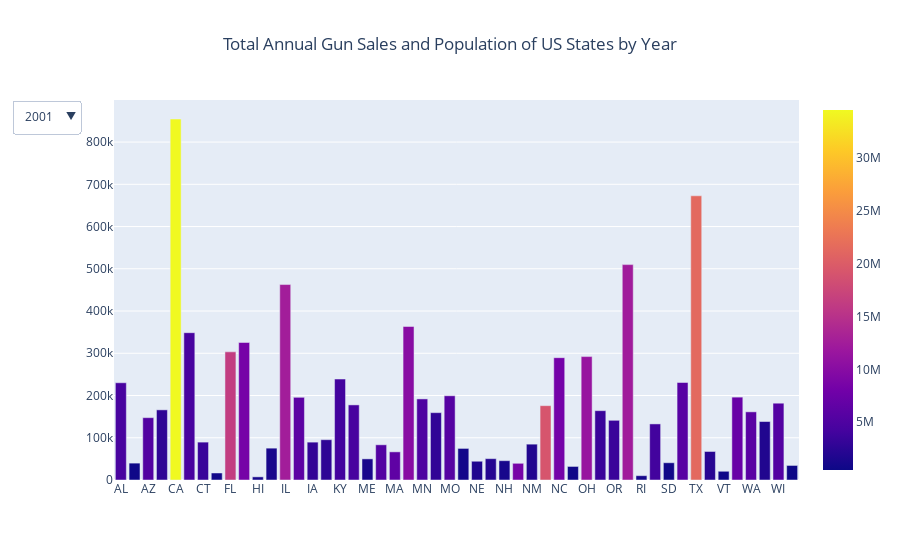

Notebook code cell kept with this figure:
### Markdown cell above
## Total Annual Gun Sales and Population of US States by Year Dropdown Menu

### Code cell
# bar plot for the guns sales per year by state
import plotly.express as px
import plotly.graph_objects as go

# We have a list for every day
# In your case will be gropuby('RuleName')
# here for every element d
# d[0] is the name(key) and d[1] is the dataframe
dfs = list(ann_sales_pop_bystate.groupby("year"))

first_title = dfs[0][0]
traces = []
buttons = []
for i,d in enumerate(dfs):
    visible = [False] * len(dfs)
    visible[i] = True
    name = d[0]
    traces.append(px.bar(d[1], x = 'code', y = 'totals', color = 'population', labels=dict(x="Fruit", y="Amount", color="Place"), height= 800).update_traces(visible=True if i==0 else False).data[0])
        # px.treemap(d[1],
        #            path=['year', 'code', ],
        #            values='population').update_traces(visible=True if i==0 else False).data[0]
        
  
    buttons.append(dict(label=name,
                        method="update",
                        args=[{"visible":visible},
                              {"title":f"{name}"}]))

updatemenus = [{'active':0, "buttons":buttons}]

fig = go.Figure(data=traces,
                 layout=dict(updatemenus=updatemenus))
fig.update_layout(title=first_title, title_x=0.5, title_text = 'Total Annual Gun Sales and Population of US States by Year ')
fig.show()
# uncomment to export the html file in local directory
# import plotly.io as pio
# pio.write_html(fig, file='Barplot_Annual_Gun_Sales_Population.html', auto_open=False)

### Figure 1 — Plotly figure (JSON) as saved in the notebook; plotly's stock layout.template omitted (floating-point values rounded to 4 significant figures)
{"data": [{"alignmentgroup": "True", "hovertemplate": "code=%{x}<br>totals=%{y}<br>population=%{marker.color}<extra></extra>", "legendgroup": "", "marker": {"color": [4467634, 633714, 5273477, 2691571, 34479458, 4425687, 3432835, 795699, 16356966, 8377038, 1225948, 1319962, 12488445, 6127760, 2931997, 2702162, 4068132, 4477875, 1285692, 5374691, 6397634, 9991120, 4982796, 2852994, 5641142, 906961, 1719836, 2098399, 1255517, 8492671, 1831690, 19082838, 8210122, 639062, 11387404, 3467100, 3467937, 12298970, 1057142, 4064995, 757972, 5750789, 21319622, 2283715, 612223, 7198362, 5985722, 1801481, 5406835, 494657], "coloraxis": "coloraxis"}, "name": "", "offsetgroup": "", "orientation": "v", "showlegend": false, "textposition": "auto", "type": "bar", "visible": true, "x": ["AL", "AK", "AZ", "AR", "CA", "CO", "CT", "DE", "FL", "GA", "HI", "ID", "IL", "IN", "IA", "KS", "KY", "LA", "ME", "MD", "MA", "MI", "MN", "MS", "MO", "MT", "NE", "NV", "NH", "NJ", "NM", "NY", "NC", "ND", "OH", "OK", "OR", "PA", "RI", "SC", "SD", "TN", "TX", "UT", "VT", "VA", "WA", "WV", "WI", "WY"], "xaxis": "x", "y": [230187, 39959, 147582, 166062, 854569, 348696, 89689, 16619, 303396, 325521, 7464, 75400, 462702, 195780, 89658, 95408, 238996, 177775, 50019, 83347, 66635, 363424, 191935, 159421, 199470, 74752, 44401, 50549, 45727, 39527, 84874, 175967, 289571, 32105, 292159, 164126, 141295, 509881, 10233, 132781, 40861, 230779, 672746, 67518, 20657, 196181, 161380, 138421, 181798, 34454], "yaxis": "y"}, {"alignmentgroup": "True", "hovertemplate": "code=%{x}<br>totals=%{y}<br>population=%{marker.color}<extra></extra>", "legendgroup": "", "marker": {"color": [4480089, 642337, 5396255, 2705927, 34871843, 4490406, 3458749, 806169, 16689370, 8508256, 1239613, 1340372, 12525556, 6155967, 2934234, 2713535, 4089875, 4497267, 1295960, 5440389, 6417206, 10015710, 5018935, 2858681, 5674825, 911667, 1728292, 2173791, 1269089, 8552643, 1855309, 19137800, 8326201, 638168, 11407889, 3489080, 3513424, 12331031, 1065995, 4107795, 760020, 5795918, 21690325, 2324815, 615442, 7286873, 6052349, 1805414, 5445162, 500017], "coloraxis": "coloraxis"}, "name": "", "offsetgroup": "", "orientation": "v", "showlegend": false, "textposition": "auto", "type": "bar", "visible": false, "x": ["AL", "AK", "AZ", "AR", "CA", "CO", "CT", "DE", "FL", "GA", "HI", "ID", "IL", "IN", "IA", "KS", "KY", "LA", "ME", "MD", "MA", "MI", "MN", "MS", "MO", "MT", "NE", "NV", "NH", "NJ", "NM", "NY", "NC", "ND", "OH", "OK", "OR", "PA", "RI", "SC", "SD", "TN", "TX", "UT", "VT", "VA", "WA", "WV", "WI", "WY"], "xaxis": "x", "y": [221008, 36793, 142260, 153424, 684390, 183754, 93598, 16388, 288848, 285201, 7807, 74062, 446138, 188235, 90358, 94110, 229423, 169580, 49922, 78764, 94824, 353540, 192392, 149948, 197990, 76322, 43177, 47155, 49666, 43318, 80057, 160927, 268916, 31339, 297033, 159489, 137513, 567702, 9521, 121976, 44282, 223048, 664745, 61710, 20483, 191789, 193439, 134846, 173779, 33585], "yaxis": "y"}, {"alignmentgroup": "True", "hovertemplate": "code=%{x}<br>totals=%{y}<br>population=%{marker.color}<extra></extra>", "legendgroup": "", "marker": {"color": [4503491, 648414, 5510364, 2724816, 35253159, 4528732, 3484336, 818003, 17004085, 8622793, 1251154, 1363380, 12556006, 6196638, 2941999, 2723004, 4117170, 4521042, 1306513, 5496269, 6422565, 10041152, 5053572, 2868312, 5709403, 919630, 1738643, 2248850, 1279840, 8601402, 1877574, 19175939, 8422501, 638817, 11434788, 3504892, 3547376, 12374658, 1071342, 4150297, 763729, 5847812, 22030931, 2360137, 617858, 7366977, 6104115, 1812295, 5479203, 503453], "coloraxis": "coloraxis"}, "name": "", "offsetgroup": "", "orientation": "v", "showlegend": false, "textposition": "auto", "type": "bar", "visible": false, "x": ["AL", "AK", "AZ", "AR", "CA", "CO", "CT", "DE", "FL", "GA", "HI", "ID", "IL", "IN", "IA", "KS", "KY", "LA", "ME", "MD", "MA", "MI", "MN", "MS", "MO", "MT", "NE", "NV", "NH", "NJ", "NM", "NY", "NC", "ND", "OH", "OK", "OR", "PA", "RI", "SC", "SD", "TN", "TX", "UT", "VT", "VA", "WA", "WV", "WI", "WY"], "xaxis": "x", "y": [225479, 37059, 145719, 150249, 524431, 181257, 100567, 16361, 298181, 282218, 7439, 74669, 515917, 183853, 95127, 97365, 226869, 175693, 50897, 78270, 131395, 342161, 229728, 150877, 202865, 80786, 44758, 49432, 54724, 41733, 79140, 150831, 264488, 33393, 298632, 167551, 142960, 515896, 9660, 121352, 47683, 219783, 688275, 70507, 19971, 200270, 213916, 131777, 188594, 33184], "yaxis": "y"}, {"alignmentgroup": "True", "hovertemplate": "code=%{x}<br>totals=%{y}<br>population=%{marker.color}<extra></extra>", "legendgroup": "", "marker": {"color": [4530729, 659286, 5652404, 2749686, 35574576, 4575013, 3496094, 830803, 17415318, 8769252, 1273569, 1391802, 12589773, 6233007, 2953635, 2734373, 4146101, 4552238, 1313688, 5546935, 6412281, 10055315, 5087713, 2889010, 5747741, 930009, 1749370, 2346222, 1290121, 8634561, 1903808, 19171567, 8553152, 644705, 11452251, 3525233, 3569463, 12410722, 1074579, 4210921, 770396, 5910809, 22394023, 2401580, 619920, 7475575, 6178645, 1816438, 5514026, 509106], "coloraxis": "coloraxis"}, "name": "", "offsetgroup": "", "orientation": "v", "showlegend": false, "textposition": "auto", "type": "bar", "visible": false, "x": ["AL", "AK", "AZ", "AR", "CA", "CO", "CT", "DE", "FL", "GA", "HI", "ID", "IL", "IN", "IA", "KS", "KY", "LA", "ME", "MD", "MA", "MI", "MN", "MS", "MO", "MT", "NE", "NV", "NH", "NJ", "NM", "NY", "NC", "ND", "OH", "OK", "OR", "PA", "RI", "SC", "SD", "TN", "TX", "UT", "VT", "VA", "WA", "WV", "WI", "WY"], "xaxis": "x", "y": [229997, 40504, 155719, 158366, 548843, 194191, 100916, 16424, 318024, 232203, 7298, 75553, 590417, 176520, 98517, 99007, 234974, 172421, 52665, 77481, 112996, 342418, 227846, 152294, 209316, 83545, 48436, 54754, 56791, 37376, 81546, 160222, 276480, 34690, 327040, 173188, 149688, 504813, 10054, 124153, 50323, 229401, 672995, 79967, 19490, 213062, 203432, 132846, 187097, 35427], "yaxis": "y"}, {"alignmentgroup": "True", "hovertemplate": "code=%{x}<br>totals=%{y}<br>population=%{marker.color}<extra></extra>", "legendgroup": "", "marker": {"color": [4569805, 666946, 5839077, 2781097, 35827943, 4631888, 3506956, 845150, 17842038, 8925922, 1292729, 1428241, 12609903, 6278616, 2964454, 2745299, 4182742, 4576628, 1318787, 5592379, 6403290, 10051137, 5119598, 2905943, 5790300, 940102, 1761497, 2432143, 1298492, 8651974, 1932274, 19132610, 8705407, 646089, 11463320, 3548597, 3613202, 12449990, 1067916, 4270150, 775493, 5991057, 22778123, 2457719, 621215, 7577105, 6257305, 1820492, 5546166, 514157], "coloraxis": "coloraxis"}, "name": "", "offsetgroup": "", "orientation": "v", "showlegend": false, "textposition": "auto", "type": "bar", "visible": false, "x": ["AL", "AK", "AZ", "AR", "CA", "CO", "CT", "DE", "FL", "GA", "HI", "ID", "IL", "IN", "IA", "KS", "KY", "LA", "ME", "MD", "MA", "MI", "MN", "MS", "MO", "MT", "NE", "NV", "NH", "NJ", "NM", "NY", "NC", "ND", "OH", "OK", "OR", "PA", "RI", "SC", "SD", "TN", "TX", "UT", "VT", "VA", "WA", "WV", "WI", "WY"], "xaxis": "x", "y": [235873, 44514, 176649, 164001, 611022, 206287, 97599, 17121, 370645, 257815, 7575, 80343, 527134, 172249, 100344, 98311, 232589, 207954, 50319, 80947, 105347, 337035, 224165, 167713, 214241, 84060, 48172, 62727, 55761, 36582, 82051, 158781, 271527, 36000, 313159, 182031, 158045, 482977, 9649, 141811, 50768, 253450, 738793, 88981, 18607, 221725, 219559, 133667, 183013, 37911], "yaxis": "y"}, {"alignmentgroup": "True", "hovertemplate": "code=%{x}<br>totals=%{y}<br>population=%{marker.color}<extra></extra>", "legendgroup": "", "marker": {"color": [4628981, 675302, 6029141, 2821761, 36021202, 4720423, 3517460, 859268, 18166990, 9155813, 1309731, 1468669, 12643955, 6332669, 2982644, 2762931, 4219239, 4302665, 1323619, 5627367, 6410084, 10036081, 5163555, 2904978, 5842704, 952692, 1772693, 2522658, 1308389, 8661679, 1962137, 19104631, 8917270, 649422, 11481213, 3594090, 3670883, 12510809, 1063096, 4357847, 783033, 6088766, 23359580, 2525507, 622892, 7673725, 6370753, 1827912, 5577655, 522667], "coloraxis": "coloraxis"}, "name": "", "offsetgroup": "", "orientation": "v", "showlegend": false, "textposition": "auto", "type": "bar", "visible": false, "x": ["AL", "AK", "AZ", "AR", "CA", "CO", "CT", "DE", "FL", "GA", "HI", "ID", "IL", "IN", "IA", "KS", "KY", "LA", "ME", "MD", "MA", "MI", "MN", "MS", "MO", "MT", "NE", "NV", "NH", "NJ", "NM", "NY", "NC", "ND", "OH", "OK", "OR", "PA", "RI", "SC", "SD", "TN", "TX", "UT", "VT", "VA", "WA", "WV", "WI", "WY"], "xaxis": "x", "y": [243176, 47037, 204178, 170129, 617820, 214749, 97616, 16698, 411728, 311901, 7588, 91018, 527698, 185655, 101430, 109143, 791599, 212176, 53106, 82207, 137148, 332428, 244712, 179087, 230374, 87770, 51221, 72963, 63159, 37318, 90321, 199015, 290024, 39436, 325132, 190741, 163705, 520454, 9936, 148604, 52675, 258500, 770236, 106653, 20713, 238862, 255387, 137925, 189228, 42376], "yaxis": "y"}, {"alignmentgroup": "True", "hovertemplate": "code=%{x}<br>totals=%{y}<br>population=%{marker.color}<extra></extra>", "legendgroup": "", "marker": {"color": [4672840, 680300, 6167681, 2848650, 36250311, 4803868, 3527270, 871749, 18367842, 9349988, 1315675, 1505105, 12695866, 6379599, 2999212, 2783785, 4256672, 4375581, 1327040, 5653408, 6431559, 10001284, 5207203, 2928350, 5887612, 964706, 1783440, 2601072, 1312540, 8677885, 1990070, 19132335, 9118037, 652822, 11500468, 3634349, 3722417, 12563937, 1057315, 4444110, 791623, 6175727, 23831983, 2597746, 623481, 7751000, 6461587, 1834052, 5610775, 534876], "coloraxis": "coloraxis"}, "name": "", "offsetgroup": "", "orientation": "v", "showlegend": false, "textposition": "auto", "type": "bar", "visible": false, "x": ["AL", "AK", "AZ", "AR", "CA", "CO", "CT", "DE", "FL", "GA", "HI", "ID", "IL", "IN", "IA", "KS", "KY", "LA", "ME", "MD", "MA", "MI", "MN", "MS", "MO", "MT", "NE", "NV", "NH", "NJ", "NM", "NY", "NC", "ND", "OH", "OK", "OR", "PA", "RI", "SC", "SD", "TN", "TX", "UT", "VT", "VA", "WA", "WV", "WI", "WY"], "xaxis": "x", "y": [245355, 49604, 192071, 169824, 855943, 221737, 116112, 15912, 426180, 270468, 6521, 93897, 536975, 186864, 98888, 111502, 1587850, 208201, 51279, 80249, 165446, 311851, 248086, 175298, 274085, 90355, 52042, 70276, 65110, 36412, 93304, 212174, 289215, 42311, 326114, 189081, 162629, 562603, 10222, 150133, 54013, 241741, 783596, 127051, 19951, 241538, 276156, 132396, 180607, 42770], "yaxis": "y"}, {"alignmentgroup": "True", "hovertemplate": "code=%{x}<br>totals=%{y}<br>population=%{marker.color}<extra></extra>", "legendgroup": "", "marker": {"color": [4718206, 687455, 6280362, 2874554, 36604337, 4889730, 3545579, 883874, 18527305, 9504843, 1332213, 1534320, 12747038, 6424806, 3016734, 2808076, 4289878, 4435586, 1330509, 5684965, 6468967, 9946889, 5247018, 2947806, 5923916, 976415, 1796378, 2653630, 1315906, 8711090, 2010662, 19212436, 9309449, 657569, 11515391, 3668976, 3768748, 12612285, 1055003, 4528996, 799124, 6247411, 24309039, 2663029, 624151, 7833496, 6562231, 1840310, 5640996, 546043], "coloraxis": "coloraxis"}, "name": "", "offsetgroup": "", "orientation": "v", "showlegend": false, "textposition": "auto", "type": "bar", "visible": false, "x": ["AL", "AK", "AZ", "AR", "CA", "CO", "CT", "DE", "FL", "GA", "HI", "ID", "IL", "IN", "IA", "KS", "KY", "LA", "ME", "MD", "MA", "MI", "MN", "MS", "MO", "MT", "NE", "NV", "NH", "NJ", "NM", "NY", "NC", "ND", "OH", "OK", "OR", "PA", "RI", "SC", "SD", "TN", "TX", "UT", "VT", "VA", "WA", "WV", "WI", "WY"], "xaxis": "x", "y": [299432, 61729, 208721, 191799, 780398, 285521, 155885, 18102, 503672, 367374, 8569, 100457, 615941, 219900, 108330, 126084, 1881101, 248355, 56561, 89583, 119859, 357335, 277175, 181068, 321487, 97599, 56589, 95252, 67293, 40525, 106131, 221920, 347473, 46832, 350014, 221612, 179887, 598544, 12405, 184941, 62489, 282819, 944568, 181592, 21991, 278974, 316589, 147689, 186819, 49255], "yaxis": "y"}, {"alignmentgroup": "True", "hovertemplate": "code=%{x}<br>totals=%{y}<br>population=%{marker.color}<extra></extra>", "legendgroup": "", "marker": {"color": [4757938, 698895, 6343154, 2896843, 36961229, 4972195, 3561807, 891730, 18652644, 9620846, 1346717, 1554439, 12796778, 6459325, 3032870, 2832704, 4317074, 4491648, 1329590, 5730388, 6517613, 9901591, 5281203, 2958774, 5961088, 983982, 1812683, 2684665, 1316102, 8755602, 2036802, 19307066, 9449566, 664968, 11528896, 3717572, 3808600, 12666858, 1053646, 4589872, 807067, 6306019, 24801761, 2723421, 624817, 7925937, 6667426, 1847775, 5669264, 559851], "coloraxis": "coloraxis"}, "name": "", "offsetgroup": "", "orientation": "v", "showlegend": false, "textposition": "auto", "type": "bar", "visible": false, "x": ["AL", "AK", "AZ", "AR", "CA", "CO", "CT", "DE", "FL", "GA", "HI", "ID", "IL", "IN", "IA", "KS", "KY", "LA", "ME", "MD", "MA", "MI", "MN", "MS", "MO", "MT", "NE", "NV", "NH", "NJ", "NM", "NY", "NC", "ND", "OH", "OK", "OR", "PA", "RI", "SC", "SD", "TN", "TX", "UT", "VT", "VA", "WA", "WV", "WI", "WY"], "xaxis": "x", "y": [317868, 60780, 215379, 209842, 788164, 313641, 202454, 20530, 556540, 373237, 10511, 99243, 752071, 273803, 120233, 142984, 2189578, 247084, 60955, 95191, 98864, 362172, 285130, 167057, 355678, 101976, 59328, 107343, 76102, 55533, 106854, 241165, 368460, 47962, 395580, 234562, 185043, 641696, 14799, 214584, 63748, 408991, 1014015, 256136, 23085, 296463, 336732, 156831, 196951, 51395], "yaxis": "y"}, {"alignmentgroup": "True", "hovertemplate": "code=%{x}<br>totals=%{y}<br>population=%{marker.color}<extra></extra>", "legendgroup": "", "marker": {"color": [4785570, 713868, 6408790, 2922280, 37333601, 5048196, 3579210, 899711, 18846054, 9713248, 1363731, 1570718, 12839695, 6489965, 3050314, 2858910, 4347698, 4545392, 1327366, 5787193, 6563263, 9876149, 5310337, 2970047, 5996063, 990527, 1829838, 2703230, 1316614, 8802707, 2064982, 19398228, 9559533, 674344, 11545435, 3759263, 3837208, 12710472, 1052669, 4636361, 816211, 6356683, 25245178, 2774424, 625793, 8024417, 6742256, 1854146, 5689060, 564222], "coloraxis": "coloraxis"}, "name": "", "offsetgroup": "", "orientation": "v", "showlegend": false, "textposition": "auto", "type": "bar", "visible": false, "x": ["AL", "AK", "AZ", "AR", "CA", "CO", "CT", "DE", "FL", "GA", "HI", "ID", "IL", "IN", "IA", "KS", "KY", "LA", "ME", "MD", "MA", "MI", "MN", "MS", "MO", "MT", "NE", "NV", "NH", "NJ", "NM", "NY", "NC", "ND", "OH", "OK", "OR", "PA", "RI", "SC", "SD", "TN", "TX", "UT", "VT", "VA", "WA", "WV", "WI", "WY"], "xaxis": "x", "y": [308607, 65909, 206050, 191448, 816399, 300820, 179595, 19240, 559347, 333247, 10533, 92031, 695300, 345650, 124738, 144156, 2385579, 239204, 65988, 88162, 115904, 348200, 297390, 169873, 349672, 101095, 58283, 104789, 79940, 50522, 109069, 241495, 331637, 47083, 393250, 233909, 184835, 626677, 14835, 201628, 63151, 411024, 968071, 553134, 24276, 320783, 335342, 159550, 194797, 47709], "yaxis": "y"}, {"alignmentgroup": "True", "hovertemplate": "code=%{x}<br>totals=%{y}<br>population=%{marker.color}<extra></extra>", "legendgroup": "", "marker": {"color": [4801627, 723375, 6468796, 2938506, 37668681, 5118400, 3588948, 907985, 19083482, 9810181, 1376897, 1583930, 12855970, 6516336, 3064102, 2869548, 4366869, 4575197, 1327844, 5840241, 6606285, 9874589, 5347108, 2977886, 6010065, 997600, 1841749, 2717951, 1318075, 8836639, 2077919, 19502728, 9651377, 684867, 11549772, 3785534, 3867937, 12741310, 1050350, 4673509, 823772, 6398361, 25640909, 2814784, 626320, 8105850, 6821481, 1855184, 5708785, 567329], "coloraxis": "coloraxis"}, "name": "", "offsetgroup": "", "orientation": "v", "showlegend": false, "textposition": "auto", "type": "bar", "visible": false, "x": ["AL", "AK", "AZ", "AR", "CA", "CO", "CT", "DE", "FL", "GA", "HI", "ID", "IL", "IN", "IA", "KS", "KY", "LA", "ME", "MD", "MA", "MI", "MN", "MS", "MO", "MT", "NE", "NV", "NH", "NJ", "NM", "NY", "NC", "ND", "OH", "OK", "OR", "PA", "RI", "SC", "SD", "TN", "TX", "UT", "VT", "VA", "WA", "WV", "WI", "WY"], "xaxis": "x", "y": [336102, 70198, 251477, 206228, 905701, 336296, 186068, 22490, 643229, 367894, 12635, 106616, 828962, 359840, 179944, 164898, 2280832, 264552, 73127, 103020, 153487, 356635, 337534, 185059, 394923, 108974, 65860, 118740, 90984, 60256, 115620, 271837, 375211, 61032, 468974, 271816, 209781, 718934, 17271, 229419, 69654, 451107, 1155387, 1020789, 27292, 331468, 394410, 185491, 322761, 52224], "yaxis": "y"}, {"alignmentgroup": "True", "hovertemplate": "code=%{x}<br>totals=%{y}<br>population=%{marker.color}<extra></extra>", "legendgroup": "", "marker": {"color": [4817528, 730307, 6551149, 2949828, 37999878, 5189458, 3591765, 917053, 19320749, 9915646, 1390090, 1595590, 12868192, 6537782, 3075039, 2885398, 4379730, 4602134, 1328501, 5884868, 6645303, 9882519, 5379646, 2986450, 6024522, 1005494, 1855350, 2754354, 1321617, 8867749, 2083540, 19576125, 9748364, 701345, 11553031, 3815780, 3899801, 12764475, 1050304, 4723417, 834047, 6454914, 26060796, 2854871, 625953, 8186628, 6895318, 1856680, 5724554, 576626], "coloraxis": "coloraxis"}, "name": "", "offsetgroup": "", "orientation": "v", "showlegend": false, "textposition": "auto", "type": "bar", "visible": false, "x": ["AL", "AK", "AZ", "AR", "CA", "CO", "CT", "DE", "FL", "GA", "HI", "ID", "IL", "IN", "IA", "KS", "KY", "LA", "ME", "MD", "MA", "MI", "MN", "MS", "MO", "MT", "NE", "NV", "NH", "NJ", "NM", "NY", "NC", "ND", "OH", "OK", "OR", "PA", "RI", "SC", "SD", "TN", "TX", "UT", "VT", "VA", "WA", "WV", "WI", "WY"], "xaxis": "x", "y": [431356, 85342, 339663, 246193, 1132603, 414838, 237496, 30724, 834319, 465560, 17428, 136482, 1036061, 475607, 147700, 210972, 2589358, 326290, 91834, 136604, 210453, 430405, 440992, 222297, 513303, 134455, 85860, 146363, 128178, 85851, 143419, 338619, 489307, 84867, 629215, 367976, 267041, 968534, 24050, 308408, 88447, 524122, 1436132, 230999, 34507, 448754, 519209, 225580, 469375, 63356], "yaxis": "y"}, {"alignmentgroup": "True", "hovertemplate": "code=%{x}<br>totals=%{y}<br>population=%{marker.color}<extra></extra>", "legendgroup": "", "marker": {"color": [4833722, 735132, 6626624, 2959373, 38332521, 5268367, 3596080, 925749, 19552860, 9992167, 1404054, 1612136, 12882135, 6570902, 3090416, 2893957, 4395295, 4625470, 1328302, 5928814, 6692824, 9895622, 5420380, 2991207, 6044171, 1015165, 1868516, 2790136, 1323459, 8899339, 2085287, 19651127, 9848060, 723393, 11570808, 3850568, 3930065, 12773801, 1051511, 4774839, 844877, 6495978, 26448193, 2900872, 626630, 8260405, 6971406, 1854304, 5742713, 582658], "coloraxis": "coloraxis"}, "name": "", "offsetgroup": "", "orientation": "v", "showlegend": false, "textposition": "auto", "type": "bar", "visible": false, "x": ["AL", "AK", "AZ", "AR", "CA", "CO", "CT", "DE", "FL", "GA", "HI", "ID", "IL", "IN", "IA", "KS", "KY", "LA", "ME", "MD", "MA", "MI", "MN", "MS", "MO", "MT", "NE", "NV", "NH", "NJ", "NM", "NY", "NC", "ND", "OH", "OK", "OR", "PA", "RI", "SC", "SD", "TN", "TX", "UT", "VT", "VA", "WA", "WV", "WI", "WY"], "xaxis": "x", "y": [563880, 93405, 363036, 279736, 1368295, 514658, 294338, 40062, 1073859, 527885, 17416, 147494, 1280613, 597124, 160062, 228105, 1578331, 353025, 96760, 231182, 251361, 503979, 525774, 231711, 567009, 137830, 91553, 146892, 147726, 120071, 156333, 353064, 574622, 85812, 680930, 380634, 274302, 1044731, 26666, 335695, 92055, 600869, 1633278, 324604, 36135, 498426, 561122, 248952, 434688, 70671], "yaxis": "y"}, {"alignmentgroup": "True", "hovertemplate": "code=%{x}<br>totals=%{y}<br>population=%{marker.color}<extra></extra>", "legendgroup": "", "marker": {"color": [4841799, 736283, 6730413, 2967392, 38596972, 5350101, 3594524, 932487, 19845911, 10067278, 1414538, 1631112, 12884493, 6593644, 3109350, 2900475, 4414349, 4644013, 1330513, 5957283, 6762596, 9929848, 5451079, 2990468, 6056202, 1021869, 1879321, 2817628, 1333341, 8864525, 2089568, 19651049, 9932887, 737401, 11602700, 3878187, 3963244, 12788313, 1055936, 4823617, 849129, 6541223, 26964333, 2936879, 625214, 8310993, 7054655, 1849489, 5751525, 582531], "coloraxis": "coloraxis"}, "name": "", "offsetgroup": "", "orientation": "v", "showlegend": false, "textposition": "auto", "type": "bar", "visible": false, "x": ["AL", "AK", "AZ", "AR", "CA", "CO", "CT", "DE", "FL", "GA", "HI", "ID", "IL", "IN", "IA", "KS", "KY", "LA", "ME", "MD", "MA", "MI", "MN", "MS", "MO", "MT", "NE", "NV", "NH", "NJ", "NM", "NY", "NC", "ND", "OH", "OK", "OR", "PA", "RI", "SC", "SD", "TN", "TX", "UT", "VT", "VA", "WA", "WV", "WI", "WY"], "xaxis": "x", "y": [621305, 87623, 310672, 234282, 1474616, 413284, 270297, 42950, 1034546, 484580, 15225, 131742, 1344096, 647550, 127022, 172167, 2492184, 315357, 83085, 142207, 179344, 424091, 481122, 214829, 517063, 121836, 68568, 116735, 124677, 92320, 139780, 365427, 1182349, 70548, 596389, 348495, 243044, 899241, 20400, 289764, 83659, 533394, 1465992, 263812, 31502, 419764, 482115, 221847, 334308, 63063], "yaxis": "y"}, {"alignmentgroup": "True", "hovertemplate": "code=%{x}<br>totals=%{y}<br>population=%{marker.color}<extra></extra>", "legendgroup": "", "marker": {"color": [4852347, 737498, 6829676, 2978048, 38918045, 5450623, 3587122, 941252, 20209042, 10178447, 1422052, 1651059, 12858913, 6608422, 3120960, 2909011, 4425976, 4664628, 1328262, 5985562, 6794228, 9931715, 5482032, 2988471, 6071732, 1030475, 1891277, 2866939, 1336350, 8867949, 2089291, 19654666, 10031646, 754066, 11617527, 3909500, 4015792, 12784826, 1056065, 4891938, 853988, 6591170, 27470056, 2981835, 625216, 8361808, 7163657, 1842050, 5760940, 585613], "coloraxis": "coloraxis"}, "name": "", "offsetgroup": "", "orientation": "v", "showlegend": false, "textposition": "auto", "type": "bar", "visible": false, "x": ["AL", "AK", "AZ", "AR", "CA", "CO", "CT", "DE", "FL", "GA", "HI", "ID", "IL", "IN", "IA", "KS", "KY", "LA", "ME", "MD", "MA", "MI", "MN", "MS", "MO", "MT", "NE", "NV", "NH", "NJ", "NM", "NY", "NC", "ND", "OH", "OK", "OR", "PA", "RI", "SC", "SD", "TN", "TX", "UT", "VT", "VA", "WA", "WV", "WI", "WY"], "xaxis": "x", "y": [737509, 85621, 331442, 257346, 1761079, 454062, 307750, 50416, 1147082, 566946, 15290, 136946, 1247398, 1076917, 147309, 185859, 3218371, 372613, 94744, 125694, 167285, 500921, 519244, 252372, 584875, 127705, 79340, 127480, 136816, 90034, 147912, 346048, 531876, 69429, 748502, 359276, 276126, 993429, 22129, 326997, 100268, 654192, 1574266, 254814, 34588, 462997, 502280, 249014, 383280, 62339], "yaxis": "y"}, {"alignmentgroup": "True", "hovertemplate": "code=%{x}<br>totals=%{y}<br>population=%{marker.color}<extra></extra>", "legendgroup": "", "marker": {"color": [4863525, 741456, 6941072, 2989918, 39167117, 5539215, 3578141, 948921, 20613477, 10301890, 1427559, 1682380, 12820527, 6634304, 3131371, 2910844, 4438182, 4678135, 1331317, 6003323, 6823608, 9950571, 5522744, 2987938, 6087135, 1040859, 1905616, 2917563, 1342307, 8870827, 2091630, 19633428, 10154788, 754434, 11634370, 3926331, 4089976, 12782275, 1056770, 4957968, 862996, 6646010, 27914410, 3041868, 623657, 8410106, 7294771, 1831023, 5772628, 584215], "coloraxis": "coloraxis"}, "name": "", "offsetgroup": "", "orientation": "v", "showlegend": false, "textposition": "auto", "type": "bar", "visible": false, "x": ["AL", "AK", "AZ", "AR", "CA", "CO", "CT", "DE", "FL", "GA", "HI", "ID", "IL", "IN", "IA", "KS", "KY", "LA", "ME", "MD", "MA", "MI", "MN", "MS", "MO", "MT", "NE", "NV", "NH", "NJ", "NM", "NY", "NC", "ND", "OH", "OK", "OR", "PA", "RI", "SC", "SD", "TN", "TX", "UT", "VT", "VA", "WA", "WV", "WI", "WY"], "xaxis": "x", "y": [616947, 87647, 416279, 266014, 2377167, 540514, 317692, 59430, 1435340, 612985, 16681, 156343, 1924070, 1436725, 202277, 196548, 3676847, 391869, 111582, 165367, 226212, 579605, 651599, 276161, 632319, 136337, 88663, 147992, 165164, 121853, 161216, 404772, 601445, 72036, 875724, 364590, 324708, 1143220, 27758, 402978, 111921, 714774, 1721726, 294907, 39417, 528369, 713996, 242350, 561819, 63594], "yaxis": "y"}, {"alignmentgroup": "True", "hovertemplate": "code=%{x}<br>totals=%{y}<br>population=%{marker.color}<extra></extra>", "legendgroup": "", "marker": {"color": [4874486, 739700, 7044008, 3001345, 39358497, 5611885, 3573297, 956823, 20963613, 10410330, 1424393, 1717715, 12778828, 6658078, 3141550, 2908718, 4452268, 4670560, 1334612, 6023868, 6859789, 9973114, 5566230, 2988510, 6106670, 1052482, 1915947, 2969905, 1348787, 8885525, 2091784, 19589572, 10268233, 754942, 11659650, 3931316, 4143625, 12787641, 1055673, 5021268, 872868, 6708799, 28295273, 3101042, 624344, 8463587, 7423362, 1817004, 5790186, 578931], "coloraxis": "coloraxis"}, "name": "", "offsetgroup": "", "orientation": "v", "showlegend": false, "textposition": "auto", "type": "bar", "visible": false, "x": ["AL", "AK", "AZ", "AR", "CA", "CO", "CT", "DE", "FL", "GA", "HI", "ID", "IL", "IN", "IA", "KS", "KY", "LA", "ME", "MD", "MA", "MI", "MN", "MS", "MO", "MT", "NE", "NV", "NH", "NJ", "NM", "NY", "NC", "ND", "OH", "OK", "OR", "PA", "RI", "SC", "SD", "TN", "TX", "UT", "VT", "VA", "WA", "WV", "WI", "WY"], "xaxis": "x", "y": [477345, 80839, 384930, 237629, 1570110, 496995, 181779, 50639, 1276549, 541655, 12742, 182099, 1601087, 830357, 160981, 191451, 4641480, 329201, 96590, 158659, 206492, 513243, 683544, 251852, 524973, 123938, 74318, 129622, 129090, 103739, 159779, 382495, 537813, 66977, 753072, 334351, 341167, 1062651, 24677, 396920, 98573, 767953, 1549434, 270477, 37610, 520827, 579678, 222768, 526523, 54711], "yaxis": "y"}, {"alignmentgroup": "True", "hovertemplate": "code=%{x}<br>totals=%{y}<br>population=%{marker.color}<extra></extra>", "legendgroup": "", "marker": {"color": [4887681, 735139, 7158024, 3009733, 39461588, 5691287, 3571520, 965479, 21244317, 10511131, 1420593, 1750536, 12723071, 6695497, 3148618, 2911359, 4461153, 4659690, 1339057, 6035802, 6882635, 9984072, 5606249, 2981020, 6121623, 1060665, 1925614, 3027341, 1353465, 8886025, 2092741, 19530351, 10381615, 758080, 11676341, 3940235, 4181886, 12800922, 1058287, 5084156, 878698, 6771631, 28628666, 3153550, 624358, 8501286, 7523869, 1804291, 5807406, 577601], "coloraxis": "coloraxis"}, "name": "", "offsetgroup": "", "orientation": "v", "showlegend": false, "textposition": "auto", "type": "bar", "visible": false, "x": ["AL", "AK", "AZ", "AR", "CA", "CO", "CT", "DE", "FL", "GA", "HI", "ID", "IL", "IN", "IA", "KS", "KY", "LA", "ME", "MD", "MA", "MI", "MN", "MS", "MO", "MT", "NE", "NV", "NH", "NJ", "NM", "NY", "NC", "ND", "OH", "OK", "OR", "PA", "RI", "SC", "SD", "TN", "TX", "UT", "VT", "VA", "WA", "WV", "WI", "WY"], "xaxis": "x", "y": [474294, 78761, 377838, 248439, 1297132, 524770, 177690, 47723, 1203145, 549532, 14088, 207320, 2831447, 896148, 189159, 172047, 4912441, 307192, 93360, 151470, 211295, 489957, 604078, 247278, 496184, 117607, 74477, 127434, 120889, 93124, 156853, 358614, 529916, 62334, 717475, 332291, 359682, 1021943, 25030, 280749, 90693, 694101, 1571632, 295858, 41550, 476760, 627301, 241678, 452520, 60150], "yaxis": "y"}, {"alignmentgroup": "True", "hovertemplate": "code=%{x}<br>totals=%{y}<br>population=%{marker.color}<extra></extra>", "legendgroup": "", "marker": {"color": [4903185, 731545, 7278717, 3017804, 39512223, 5758736, 3565287, 973764, 21477737, 10617423, 1415872, 1787065, 12671821, 6732219, 3155070, 2913314, 4467673, 4648794, 1344212, 6045680, 6892503, 9986857, 5639632, 2976149, 6137428, 1068778, 1934408, 3080156, 1359711, 8882190, 2096829, 19453561, 10488084, 762062, 11689100, 3956971, 4217737, 12801989, 1059361, 5148714, 884659, 6829174, 28995881, 3205958, 623989, 8535519, 7614893, 1792147, 5822434, 578759], "coloraxis": "coloraxis"}, "name": "", "offsetgroup": "", "orientation": "v", "showlegend": false, "textposition": "auto", "type": "bar", "visible": false, "x": ["AL", "AK", "AZ", "AR", "CA", "CO", "CT", "DE", "FL", "GA", "HI", "ID", "IL", "IN", "IA", "KS", "KY", "LA", "ME", "MD", "MA", "MI", "MN", "MS", "MO", "MT", "NE", "NV", "NH", "NJ", "NM", "NY", "NC", "ND", "OH", "OK", "OR", "PA", "RI", "SC", "SD", "TN", "TX", "UT", "VT", "VA", "WA", "WV", "WI", "WY"], "xaxis": "x", "y": [690084, 76923, 372912, 221344, 1240632, 469535, 172935, 46427, 1195539, 539113, 12666, 209275, 4949570, 1450565, 182802, 167010, 4120892, 282264, 90626, 148813, 212316, 492171, 682356, 238388, 497858, 115823, 68236, 128312, 112173, 91257, 156829, 355374, 530365, 60389, 638495, 360043, 357700, 987886, 24338, 328221, 85426, 635313, 1487212, 823270, 35843, 512766, 607170, 206196, 435685, 61291], "yaxis": "y"}, {"alignmentgroup": "True", "hovertemplate": "code=%{x}<br>totals=%{y}<br>population=%{marker.color}<extra></extra>", "legendgroup": "", "marker": {"color": [4926478, 735020, 7313296, 3032140, 39699937, 5786094, 3582224, 978390, 21579773, 10667864, 1422598, 1795554, 12732022, 6764202, 3170059, 2927154, 4488897, 4670879, 1350598, 6074401, 6925247, 10034302, 5666424, 2990288, 6166585, 1073855, 1943597, 3094789, 1366170, 8924387, 2106790, 19545980, 10537910, 765682, 11744632, 3975769, 4237774, 12862808, 1064393, 5173174, 888861, 6861617, 29133634, 3221188, 626953, 8576069, 7651069, 1800661, 5850095, 581508], "coloraxis": "coloraxis"}, "name": "", "offsetgroup": "", "orientation": "v", "showlegend": false, "textposition": "auto", "type": "bar", "visible": false, "x": ["AL", "AK", "AZ", "AR", "CA", "CO", "CT", "DE", "FL", "GA", "HI", "ID", "IL", "IN", "IA", "KS", "KY", "LA", "ME", "MD", "MA", "MI", "MN", "MS", "MO", "MT", "NE", "NV", "NH", "NJ", "NM", "NY", "NC", "ND", "OH", "OK", "OR", "PA", "RI", "SC", "SD", "TN", "TX", "UT", "VT", "VA", "WA", "WV", "WI", "WY"], "xaxis": "x", "y": [1085475, 98952, 665458, 324741, 1601054, 680507, 219227, 77057, 1912204, 904035, 20102, 281284, 7455065, 1935587, 270614, 249589, 3330462, 430537, 137149, 302563, 262583, 1068511, 958391, 366829, 708184, 172695, 104511, 219349, 174662, 177901, 206252, 507940, 890284, 85465, 976751, 470286, 516096, 1452921, 51369, 530930, 115448, 984760, 2325281, 1216773, 57965, 823513, 781471, 265705, 731618, 91384], "yaxis": "y"}], "layout": {"title": {"text": "Total Annual Gun Sales and Population of US States by Year ", "x": 0.5}, "updatemenus": [{"active": 0, "buttons": [{"args": [{"visible": [true, false, false, false, false, false, false, false, false, false, false, false, false, false, false, false, false, false, false, false]}, {"title": "2001"}], "label": "2001", "method": "update"}, {"args": [{"visible": [false, true, false, false, false, false, false, false, false, false, false, false, false, false, false, false, false, false, false, false]}, {"title": "2002"}], "label": "2002", "method": "update"}, {"args": [{"visible": [false, false, true, false, false, false, false, false, false, false, false, false, false, false, false, false, false, false, false, false]}, {"title": "2003"}], "label": "2003", "method": "update"}, {"args": [{"visible": [false, false, false, true, false, false, false, false, false, false, false, false, false, false, false, false, false, false, false, false]}, {"title": "2004"}], "label": "2004", "method": "update"}, {"args": [{"visible": [false, false, false, false, true, false, false, false, false, false, false, false, false, false, false, false, false, false, false, false]}, {"title": "2005"}], "label": "2005", "method": "update"}, {"args": [{"visible": [false, false, false, false, false, true, false, false, false, false, false, false, false, false, false, false, false, false, false, false]}, {"title": "2006"}], "label": "2006", "method": "update"}, {"args": [{"visible": [false, false, false, false, false, false, true, false, false, false, false, false, false, false, false, false, false, false, false, false]}, {"title": "2007"}], "label": "2007", "method": "update"}, {"args": [{"visible": [false, false, false, false, false, false, false, true, false, false, false, false, false, false, false, false, false, false, false, false]}, {"title": "2008"}], "label": "2008", "method": "update"}, {"args": [{"visible": [false, false, false, false, false, false, false, false, true, false, false, false, false, false, false, false, false, false, false, false]}, {"title": "2009"}], "label": "2009", "method": "update"}, {"args": [{"visible": [false, false, false, false, false, false, false, false, false, true, false, false, false, false, false, false, false, false, false, false]}, {"title": "2010"}], "label": "2010", "method": "update"}, {"args": [{"visible": [false, false, false, false, false, false, false, false, false, false, true, false, false, false, false, false, false, false, false, false]}, {"title": "2011"}], "label": "2011", "method": "update"}, {"args": [{"visible": [false, false, false, false, false, false, false, false, false, false, false, true, false, false, false, false, false, false, false, false]}, {"title": "2012"}], "label": "2012", "method": "update"}, {"args": [{"visible": [false, false, false, false, false, false, false, false, false, false, false, false, true, false, false, false, false, false, false, false]}, {"title": "2013"}], "label": "2013", "method": "update"}, {"args": [{"visible": [false, false, false, false, false, false, false, false, false, false, false, false, false, true, false, false, false, false, false, false]}, {"title": "2014"}], "label": "2014", "method": "update"}, {"args": [{"visible": [false, false, false, false, false, false, false, false, false, false, false, false, false, false, true, false, false, false, false, false]}, {"title": "2015"}], "label": "2015", "method": "update"}, {"args": [{"visible": [false, false, false, false, false, false, false, false, false, false, false, false, false, false, false, true, false, false, false, false]}, {"title": "2016"}], "label": "2016", "method": "update"}, {"args": [{"visible": [false, false, false, false, false, false, false, false, false, false, false, false, false, false, false, false, true, false, false, false]}, {"title": "2017"}], "label": "2017", "method": "update"}, {"args": [{"visible": [false, false, false, false, false, false, false, false, false, false, false, false, false, false, false, false, false, true, false, false]}, {"title": "2018"}], "label": "2018", "method": "update"}, {"args": [{"visible": [false, false, false, false, false, false, false, false, false, false, false, false, false, false, false, false, false, false, true, false]}, {"title": "2019"}], "label": "2019", "method": "update"}, {"args": [{"visible": [false, false, false, false, false, false, false, false, false, false, false, false, false, false, false, false, false, false, false, true]}, {"title": "2020"}], "label": "2020", "method": "update"}]}]}}
